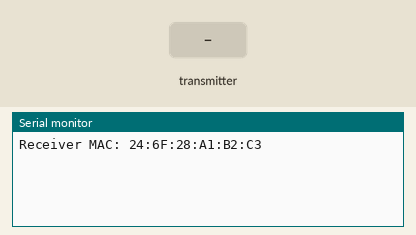
Recording of a sketch running on a simulated ESP32. Shown: the last lines printed to the serial monitor. The test bench sets the inputs (shaded band).

Above: at 1.2 s.
1.3 s: the transmitter starts sending value = 0
At 1.61 s:
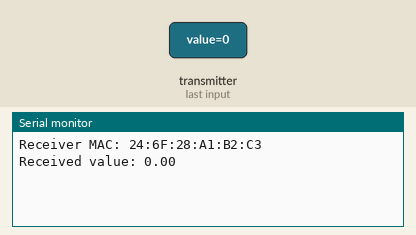
3.3 s: the transmitter starts sending value = 25
At 3.61 s:
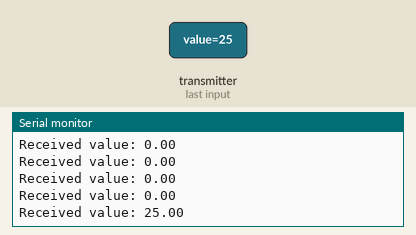

Measured:
- after the input at 1.3 s, the serial monitor: prints a new line at once (image 1)
- after the input at 3.3 s, the serial monitor: prints a new line at once (image 2)

The sketch:

ESPNOW_recievertest.ino
```cpp
#include <WiFi.h>
#include <esp_now.h>

typedef struct {
  float value;
} struct_message;

struct_message incomingMsg;

void OnDataRecv(const uint8_t * mac, const uint8_t *incomingData, int len) {
  memcpy(&incomingMsg, incomingData, sizeof(incomingMsg));
  Serial.print("Received value: ");
  Serial.println(incomingMsg.value);
}

void setup() {
  Serial.begin(115200);

  WiFi.mode(WIFI_STA);
  Serial.print("Receiver MAC: ");
  Serial.println(WiFi.macAddress());

  if (esp_now_init() != ESP_OK) {
    Serial.println("Error initializing ESP-NOW");
    return;
  }

  esp_now_register_recv_cb(OnDataRecv);
}

void loop() {}
```
